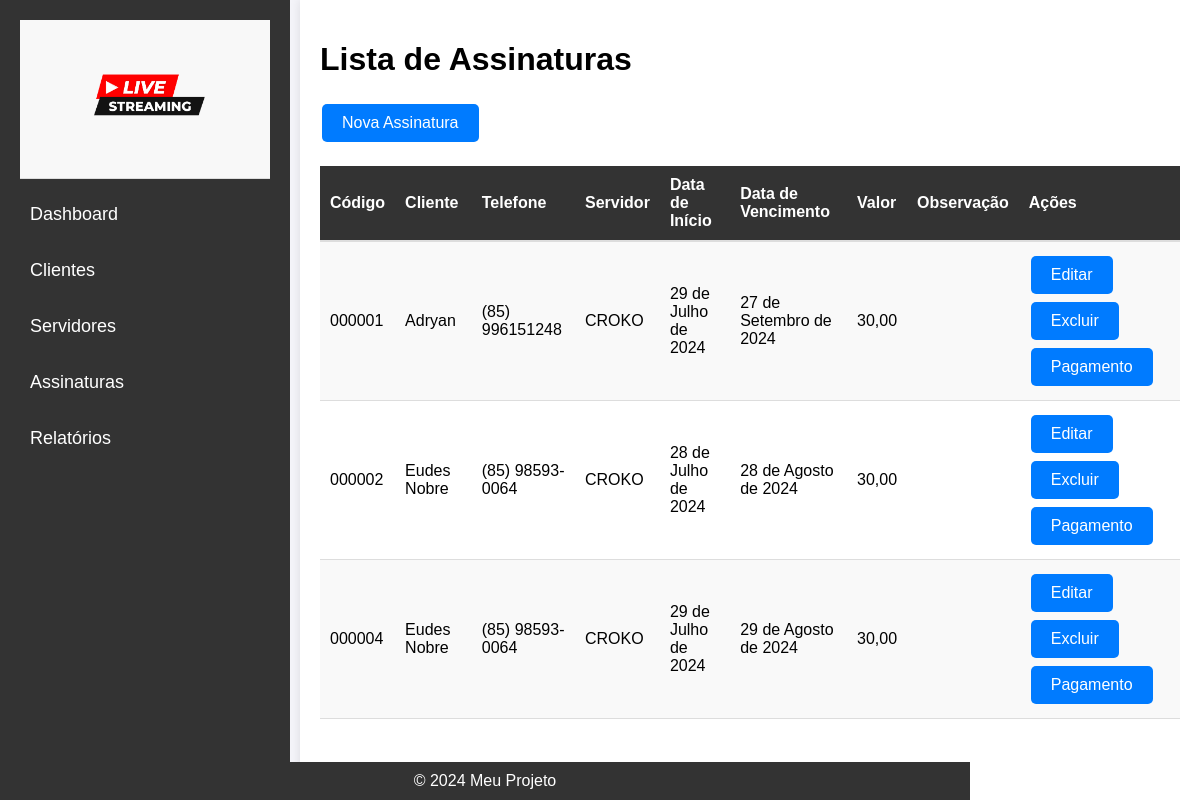
Screenshot of /assinaturas/ with the database file from the repository.
### assinaturas/models.py (models this page shows, shortened)
class Assinatura(models.Model):
    codigo_identificacao = models.CharField(max_length=6, unique=True, blank=True)
    cliente = models.ForeignKey(Cliente, on_delete=models.CASCADE)
    servidor = models.ForeignKey(Servidor, on_delete=models.CASCADE)
    telefone = models.CharField(max_length=20, blank=True)
    data_inicio = models.DateField()
    data_vencimento = models.DateField()
    valor = models.DecimalField(max_digits=10, decimal_places=2)
    observacao = models.TextField(null=True, blank=True)

### clientes/models.py (models this page shows, shortened)
class Cliente(models.Model):
    nome = models.CharField(max_length=100)
    telefone = models.CharField(max_length=20)
    cidade = models.CharField(max_length=100)
    observacao = models.TextField(null=True, blank=True)

### servidores/models.py (models this page shows, shortened)
class Servidor(models.Model):
    nome = models.CharField(max_length=100)
    tipo_plano = models.CharField(max_length=100)
    observacao = models.TextField(null=True, blank=True)

### assinaturas/views.py (the view)
# urls.py: path('', AssinaturaListView.as_view(), name='assinaturas'),
class AssinaturaListView(ListView):
    model = Assinatura
    template_name = 'assinaturas/assinatura_list.html'
    def get_queryset(self):
        return Assinatura.objects.select_related('servidor').all()

### assinaturas/templates/assinaturas/assinatura_list.html (shortened to what this page needs)
{% extends "base.html" %}
{% block content %}
<h1>Lista de Assinaturas</h1>
<a href="{% url 'nova_assinatura' %}" class="btn btn-primary">Nova Assinatura</a>
<table>
    <thead>
        <tr>
            <th>Código</th>
            <th>Cliente</th>
            <th>Telefone</th>
            <th>Servidor</th>
            <th>Data de Início</th>
            <th>Data de Vencimento</th>
            <th>Valor</th>
            <th>Observação</th>
            <th>Ações</th>
        </tr>
    </thead>
    <tbody>
        {% for assinatura in object_list %}
        <tr>
            <td>{{ assinatura.codigo_identificacao }}</td>
            <td>{{ assinatura.cliente.nome }}</td>
            <td>{{ assinatura.telefone }}</td>
            <td>{{ assinatura.servidor.nome }}</td>
            <td>{{ assinatura.data_inicio }}</td>
            <td>{{ assinatura.data_vencimento }}</td>
            <td>{{ assinatura.valor }}</td>
            <td>{{ assinatura.observacao }}</td>
            <td>
                <a href="{% url 'editar_assinatura' assinatura.pk %}" class="btn btn-warning">Editar</a>
                <a href="{% url 'excluir_assinatura' assinatura.pk %}" class="btn btn-danger">Excluir</a>
                <a href="{% url 'informar_pagamento' pk=assinatura.pk %}" class="btn btn-success">Pagamento</a>
            </td>
        </tr>
        {% endfor %}
    </tbody>
</table>
{% endblock %}

### templates/base.html (shortened to what this page needs)
{% load static %}
<!DOCTYPE html>
<html lang="pt-BR">
<head>
    <link rel="stylesheet" href="{% static 'css/style.css' %}">
</head>
<body>
    <aside class="sidebar">
        <header class="logo-header">
            <img src="{% static 'img/login_logo.png' %}" alt="Logo" class="logo">
        </header>
        <nav>
            <ul>
                <li><a href="{% url 'dashboard' %}">Dashboard</a></li>
                <li><a href="{% url 'clientes' %}">Clientes</a></li>
                <li><a href="{% url 'servidores' %}">Servidores</a></li>
                <li><a href="{% url 'assinaturas' %}">Assinaturas</a></li>
                <li><a href="{% url 'relatorio' %}">Relatórios</a></li>
            </ul>
        </nav>
    </aside>
    <div class="container">
        <main class="main">
            {% block content %}
            {% endblock %}
        </main>
    </div>
    <footer>
        &copy; 2024 Meu Projeto
    </footer>
</body>
</html>

### static/css/style.css (style rules this page uses)
body { font-family: Arial, sans-serif; margin: 0; padding: 0; background-color: #f4f4f9; }
.container { display: flex; min-height: 100vh; margin-left: 250px; }
.sidebar { width: 250px; background-color: #333; color: #fff; min-height: 100vh; padding: 20px; position: fixed; }
.sidebar nav ul { list-style: none; padding: 0; margin: 0; }
.sidebar nav ul li { margin: 15px 0; }
.sidebar nav ul li a { color: #fff; text-decoration: none; font-size: 18px; display: block; padding: 10px; border-radius: 5px; }
.main { flex: 1; padding: 20px; background-color: #fff; margin-left: 50px; box-shadow: 0 0 10px rgba(0, 0, 0, 0.1); }
header { background-color: #333; color: #fff; padding: 10px; text-align: center; font-size: 24px; }
footer { background-color: #333; color: #fff; text-align: center; padding: 10px; position: fixed; bottom: 0; width: calc(100% - 250px); }
table { width: 100%; border-collapse: collapse; margin-top: 20px; }
table th, table td { padding: 10px; text-align: left; }
table thead { background-color: #333; color: #fff; }
table tbody tr:nth-child(odd) { background-color: #f9f9f9; }
table tbody tr:nth-child(even) { background-color: #fff; }
table th { border-bottom: 2px solid #ddd; }
table td { border-bottom: 1px solid #ddd; }
.btn { background-color: #007bff; color: white; border: none; padding: 10px 20px; text-align: center; text-decoration: none; display: inline-block; font-size: 16px; margin: 4px 2px; cursor: pointer; border-radius: 5px; }
.logo-header { text-align: center; padding: 1px 0; background-color: #f8f8f8; border-bottom: 1px solid #ddd; }
.logo { max-width: 150px; height: auto; }

### rows the page displays
Assinatura: codigo_identificacao "000001", cliente.nome "Adryan", telefone "(85) 996151248", servidor.nome "CROKO", data_inicio "29 de Julho de 2024", data_vencimento "27 de Setembro de 2024", valor "30,00"
Assinatura: codigo_identificacao "000002", cliente.nome "Eudes Nobre", telefone "(85) 98593-0064", servidor.nome "CROKO", data_inicio "28 de Julho de 2024", data_vencimento "28 de Agosto de 2024", valor "30,00"
Assinatura: codigo_identificacao "000004", cliente.nome "Eudes Nobre", telefone "(85) 98593-0064", servidor.nome "CROKO", data_inicio "29 de Julho de 2024", data_vencimento "29 de Agosto de 2024", valor "30,00"
